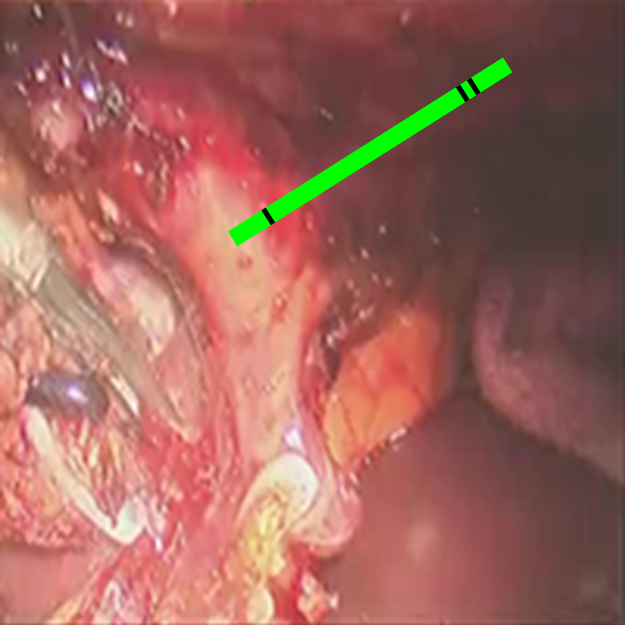
%> input picture BinocularUltrasoundImage/1.png, 625 x 625 px
$ octave regongrown.m   (GNU Octave 9; MATLAB toolbox functions it lacks are replaced by stand-ins)
%> lines starting %> are read from the running program, lines starting %| are printed output that depends on the picture
clear  all; close all; clc
test()
function test()
[fileName,pathName] = uigetfile('*.*','Please select an image');%文件筐，选择文件
%> the answer given: 1.png
if(fileName)
    fileName = strcat(pathName,fileName);
    fileName = lower(fileName);%一致的小写字母形式
else
    J = 0;%记录区域生长所分割得到的区域
    msgbox('Please select an image');
    return; %退出程序
end

I = imread(fileName);
%> I is the input picture: size 625x625x3 uint8; mean R, G, B 160.2, 102.3, 93
if( ~( size(I,3)-3 ))
    I = rgb2gray(I);%转化为单通道灰度图
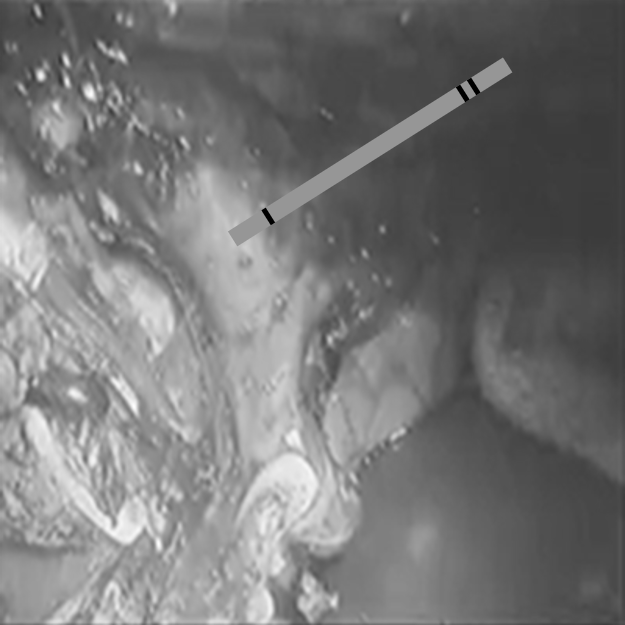
%> I: size 625x625 uint8; min 0, max 254, mean 118.6
end
I = im2double(I); %图像灰度值归一化到[0,1]之间
%> I: size 625x625 double
Ireshape = imresize(I,[600,800]);
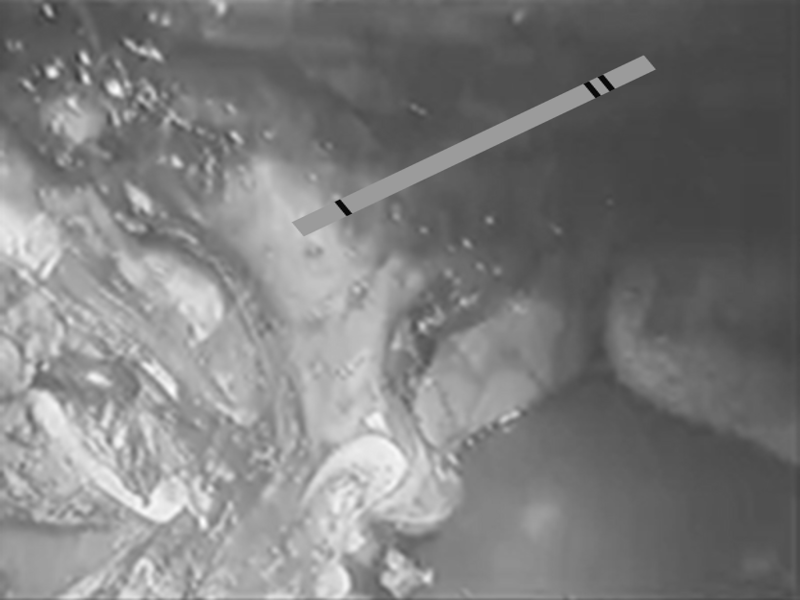
%> Ireshape: size 600x800 double; min -0.0451, max 0.996, mean 0.465; drawn with min black and max white
I = Ireshape(51:475,200:699);
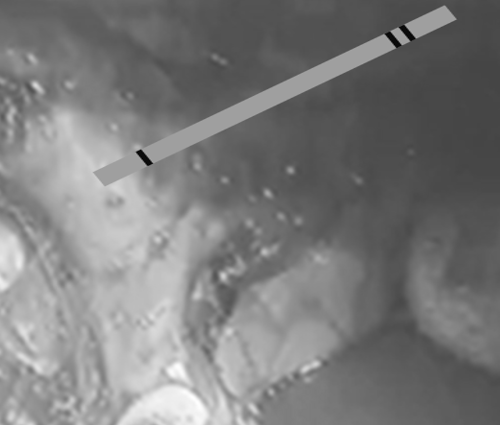
%> I: size 425x500 double; min -0.0451, max 0.967, mean 0.446; drawn with min black and max white
gausFilter = fspecial('gaussian',[5 5],0.5);
I = imfilter(I,gausFilter,'replicate');

%种子点的交互式选择
if( exist('x','var') == 0 && exist('y','var') == 0)
    subplot(2,2,1),imshow(I,[]);
    hold on;
%> (the run ends here)

$ run again, with BinocularUltrasoundImage/822L.png copied over BinocularUltrasoundImage/1.png
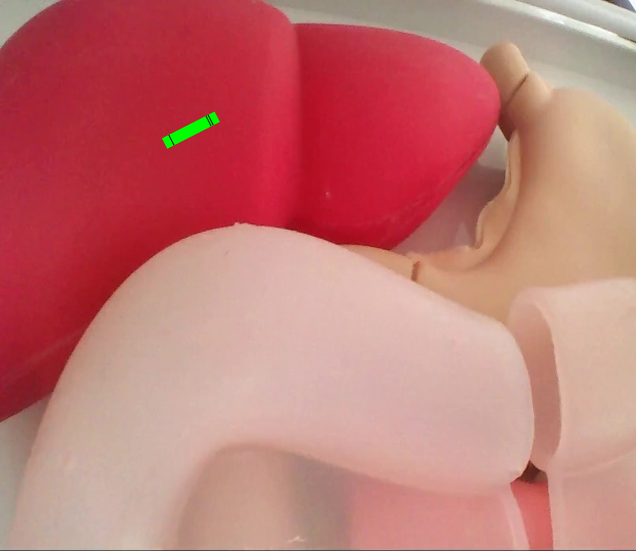
%> input picture BinocularUltrasoundImage/822L.png, 636 x 551 px
%> in test, I is the input picture: size 551x636x3 uint8; mean R, G, B 194.3, 119.2, 116
%> in test, `Ireshape = imresize(I,[600,800]);`:
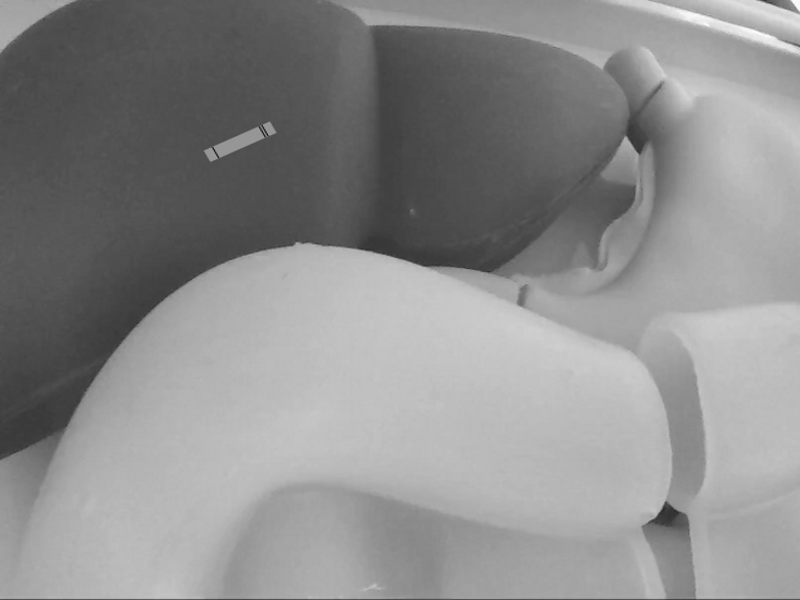
%> Ireshape: size 600x800 double; min 0.0843, max 1, mean 0.554
%> in test, `I = Ireshape(51:475,200:699);`:
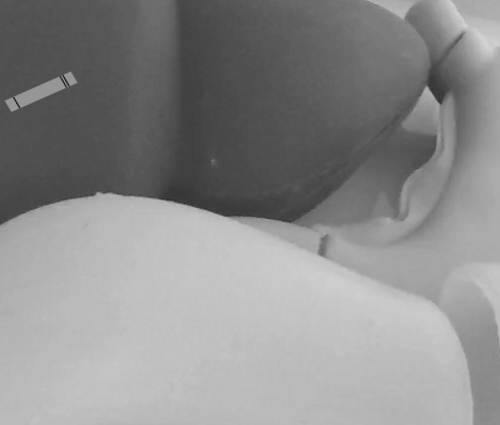
%> I: size 425x500 double; min 0.0843, max 0.832, mean 0.551
